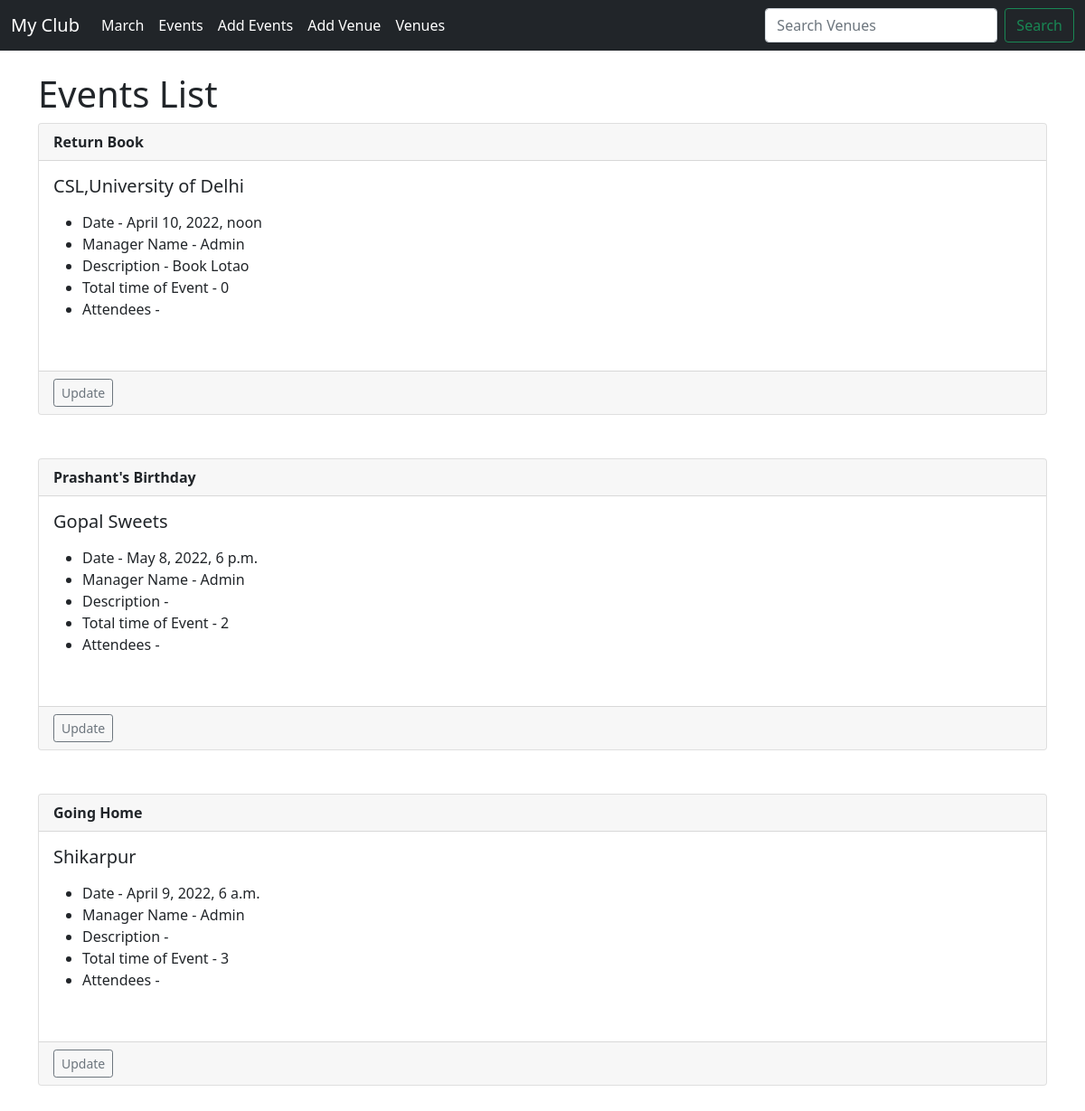
/events, run on an earlier commit of the app's database.
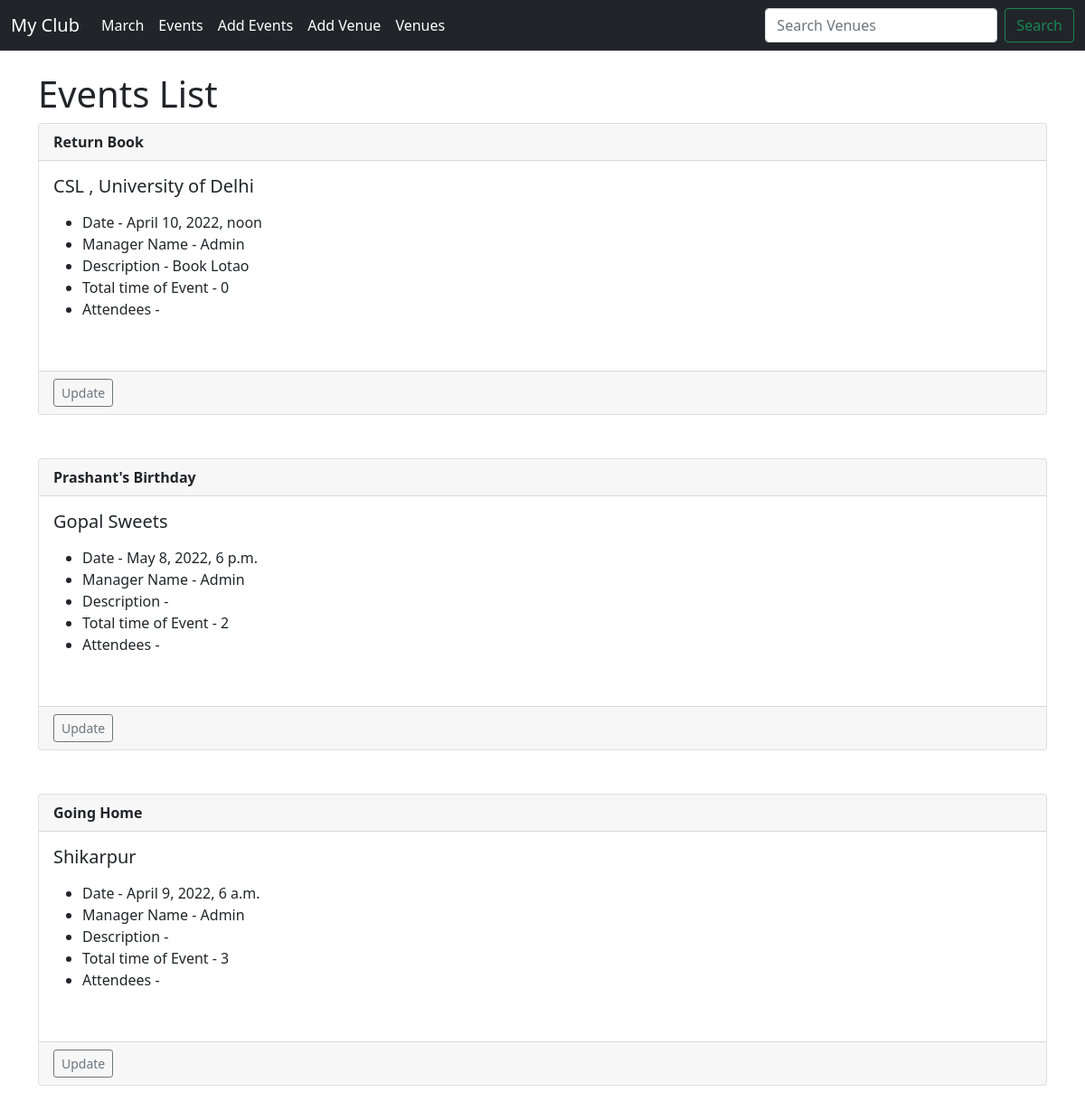
And on a later commit of the database.
### events/models.py (models this page shows)
class Event(models.Model):
    name=models.CharField('Event Name',max_length=120)
    event_date=models.DateTimeField('Event Date ')
    venue= models.ForeignKey(Venue,blank=True,null=True,on_delete=models.CASCADE)
    manager= models.ForeignKey(User,blank=True,null=True,on_delete=models.SET_NULL)
    description=models.TextField(blank=True)
    event_hours= models.IntegerField()
    attendees= models.ManyToManyField(MyClubUser, null=True)
    def __str__(self):
        return self.name

class Venue(models.Model):
    name=models.CharField('Venue Name ',max_length=120)
    address=models.CharField('Venue Address ',max_length=120)
    zip_code=models.CharField('Venue zipcode ',max_length=15 ,blank=True)
    phone=models.CharField('Venue Number ',max_length=13,blank=True)
    web=models.CharField('Website Address ', max_length=25 ,blank=True)
    email_address=models.EmailField('Venue Email',blank=True)
    def __str__(self):
        return self.name

### events/views.py (the view)
# urls.py: path('events',views.all_events,name='list-events'),
def all_events(request):
    event_list=Event.objects.all()
    return render(request,'events/event_list.html',{
        'event_list':event_list
    })

### events/templates/events/event_list.html (shortened to what this page needs)
{% extends 'events/base.html' %}
{%block content%}
<h1>Events List</h1>
{%for event in event_list%}
<div class="card">
    <div class="card-header">
        <b>{{event}}</b>
    </div>
    <div class="card-body">
        <h5 class="card-title">{{ event.venue }}</h5>
        <p class="card-text">
        <ul>
            <li>Date - {{ event.event_date }}</li>
            <li>Manager Name - {{ event.manager }}</li>
            <li>Description - {{ event.description }}</li>
            <li>Total time of Event - {{ event.event_hours }}</li>
            <li> Attendees -
            </li>
            <br>
        </ul>
        </p>
    </div>
    <div class="card-footer text-muted">
        <a href="{%url 'update-event' event.id %}" class="btn btn-outline-secondary btn-sm">Update</a>
    </div>
</div>
<br><br>
{%endfor %}
{%endblock%}

What changed in the data, as far as the page shows it:
changed through a linked row, Event "Return Book": venue "CSL,University of Delhi" → "CSL , University of Delhi"
